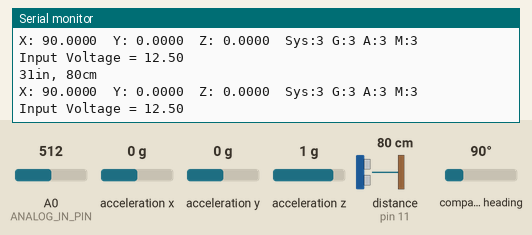
Simulated run of this sketch. Board: Arduino Uno, built with avr-gcc and run on an emulated ATmega328P. Shown: the last lines printed to the serial monitor. Wiring (inferred from the names in the program): ultrasonic range finder: trigger pin 10; echo pin 11. The test bench sets the inputs (shaded band); at power-on: acceleration x 0 g, distance to the obstacle (sensor on pin 11) 80 cm, A0 (ANALOG_IN_PIN) = 512, acceleration y 0 g, acceleration z 1 g, compass heading 90°. The echo pulse lasts 58.3 µs per cm.

Above: at 3.2 s.
3.3 s: acceleration x set to -1.4 g
At 3.44 s:
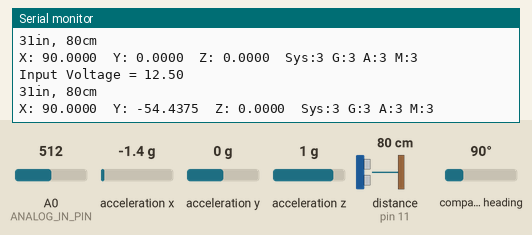
4.8 s: distance to the obstacle (sensor on pin 11) set to 2 cm
At 5.4 s:
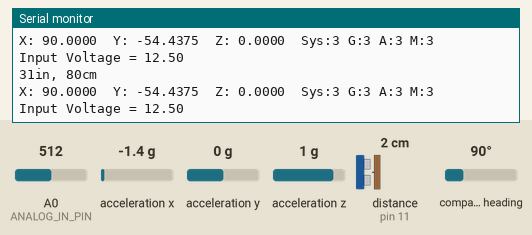
6.3 s: A0 (ANALOG_IN_PIN) set to 716
At 7.68 s:
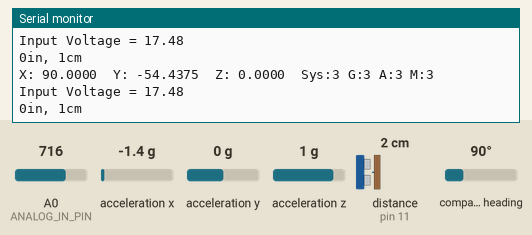
7.8 s: acceleration y set to -1.4 g
At 8.2 s:
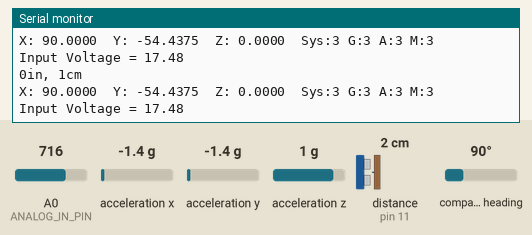
9.3 s: acceleration z set to -1.4 g
At 9.3 s:
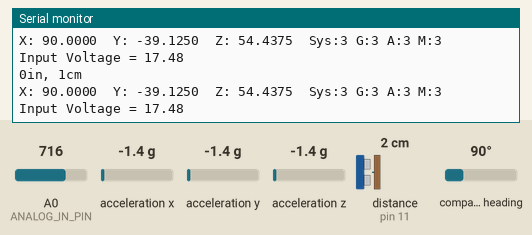
10.8 s: distance to the obstacle (sensor on pin 11) set to 4 cm
At 11.7 s:
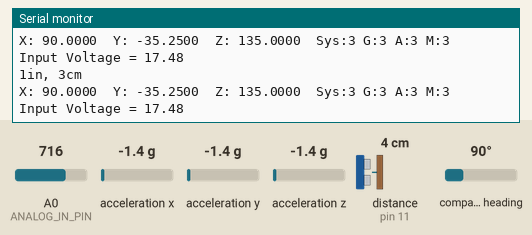
Timing chart, 0 to 13.3 s (numbered marks = the images above; inputs shaded):
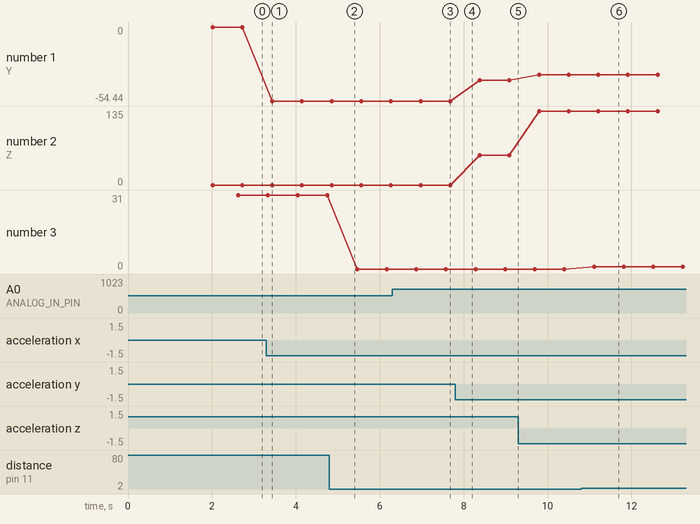

The sketch:

Sensors_Combined.ino
```cpp
#include <Wire.h>
#include <Adafruit_Sensor.h>
#include <Adafruit_BNO055.h>
#include <utility/imumaths.h>

/* Set the delay between fresh samples */
#define BNO055_SAMPLERATE_DELAY_MS (100)
#define ANALOG_IN_PIN A0

Adafruit_BNO055 bno = Adafruit_BNO055(55, 0x28, &Wire);

// Floats for ADC voltage & Input voltage
float adc_voltage = 0.0;
float in_voltage = 0.0;

// Floats for resistor values in divider (in ohms)
float R1 = 30000.0;
float R2 = 7500.0;

// Float for Reference Voltage
float ref_voltage = 5.0;

// Integer for ADC value
int adc_value = 0;

const int trigPin = 10;
const int echoPin = 11;

void setup() {
  Serial.begin(115200);
  while (!Serial) delay(10);  // wait for serial port to open!
  Serial.println("Starting Sensor Test"); Serial.println("");
  /* Initialise the sensor */
  if(!bno.begin()){
    /* There was a problem detecting the BNO055 ... check your connections */
    Serial.print("Ooops, no BNO055 detected ... Check your wiring or I2C ADDR!");
    while(1);
  }
  delay(1000);
  /* Display some basic information on this sensor */
  displaySensorDetails();
  /* Optional: Display current status */
  displaySensorStatus();
  bno.setExtCrystalUse(true);

  pinMode(trigPin,OUTPUT);
  pinMode(echoPin,INPUT);
}

void loop() {
  /* Get a new sensor event */
  sensors_event_t event;
  bno.getEvent(&event);
  /* Display the floating point data */
  Serial.print("X: ");
  Serial.print(event.orientation.x, 4);
  Serial.print("\tY: ");
  Serial.print(event.orientation.y, 4);
  Serial.print("\tZ: ");
  Serial.print(event.orientation.z, 4);
  /* Optional: Display calibration status */
  displayCalStatus();
  /* New line for the next sample */
  Serial.println("");
  /* Wait the specified delay before requesting nex data */
  delay(BNO055_SAMPLERATE_DELAY_MS);

  // Read the Analog Input
  adc_value = analogRead(ANALOG_IN_PIN);
  // Determine voltage at ADC input
  adc_voltage  = (adc_value * ref_voltage) / 1024.0;
  // Calculate voltage at divider input
  in_voltage = adc_voltage / (R2/(R1+R2));
  // Print results to Serial Monitor to 2 decimal places
  Serial.print("Input Voltage = ");
  Serial.println(in_voltage, 2);
  // Short delay
  delay(500);

  long duration, inches, cm;
  digitalWrite(trigPin, LOW);
  delayMicroseconds(2);
  digitalWrite(trigPin, HIGH);
  delayMicroseconds(10);
  digitalWrite(trigPin, LOW);
  duration = pulseIn(echoPin, HIGH);
  inches = microsecondsToInches(duration);
  cm = microsecondsToCentimeters(duration);
  Serial.print(inches);
  Serial.print("in, ");
  Serial.print(cm);
  Serial.print("cm");
  Serial.println();
  delay(100);
}


void displaySensorDetails(void)
{
  sensor_t sensor;
  bno.getSensor(&sensor);
  Serial.println("------------------------------------");
  Serial.print  ("Sensor:       "); Serial.println(sensor.name);
  Serial.print  ("Driver Ver:   "); Serial.println(sensor.version);
  Serial.print  ("Unique ID:    "); Serial.println(sensor.sensor_id);
  Serial.print  ("Max Value:    "); Serial.print(sensor.max_value); Serial.println(" xxx");
  Serial.print  ("Min Value:    "); Serial.print(sensor.min_value); Serial.println(" xxx");
  Serial.print  ("Resolution:   "); Serial.print(sensor.resolution); Serial.println(" xxx");
  Serial.println("------------------------------------");
  Serial.println("");
  delay(500);
}

void displaySensorStatus(void)
{
  /* Get the system status values (mostly for debugging purposes) */
  uint8_t system_status, self_test_results, system_error;
  system_status = self_test_results = system_error = 0;
  bno.getSystemStatus(&system_status, &self_test_results, &system_error);
  /* Display the results in the Serial Monitor */
  Serial.println("");
  Serial.print("System Status: 0x");
  Serial.println(system_status, HEX);
  Serial.print("Self Test:     0x");
  Serial.println(self_test_results, HEX);
  Serial.print("System Error:  0x");
  Serial.println(system_error, HEX);
  Serial.println("");
  delay(500);
}

void displayCalStatus(void)
{
  /* Get the four calibration values (0..3) */
  /* Any sensor data reporting 0 should be ignored, */
  /* 3 means 'fully calibrated" */
  uint8_t system, gyro, accel, mag;
  system = gyro = accel = mag = 0;
  bno.getCalibration(&system, &gyro, &accel, &mag);
  /* The data should be ignored until the system calibration is > 0 */
  Serial.print("\t");
  if (!system)
  {
    Serial.print("! ");
  }
  /* Display the individual values */
  Serial.print("Sys:");
  Serial.print(system, DEC);
  Serial.print(" G:");
  Serial.print(gyro, DEC);
  Serial.print(" A:");
  Serial.print(accel, DEC);
  Serial.print(" M:");
  Serial.print(mag, DEC);
}

long microsecondsToInches(long microseconds) {
  return microseconds / 74 / 2;
}
long microsecondsToCentimeters(long microseconds) {
  return microseconds / 29 / 2;
}
```

Measured:
- after the input at 3.3 s, the serial monitor: prints a new line after 0.14 s (image 1)
- after the input at 6.3 s, the serial monitor: prints a new line after 0.07 s (image 3)
- after the input at 10.8 s, the serial monitor: prints a new line after 0.31 s (image 6)
- plotted number 1: 0 → -54.44 after the input at 3.3 s, -54.44 → -39.12 after the input at 7.8 s, -39.12 → -35.25 after the input at 9.3 s
- plotted number 2: 0 → 54.44 after the input at 7.8 s, 54.44 → 135 after the input at 9.3 s
